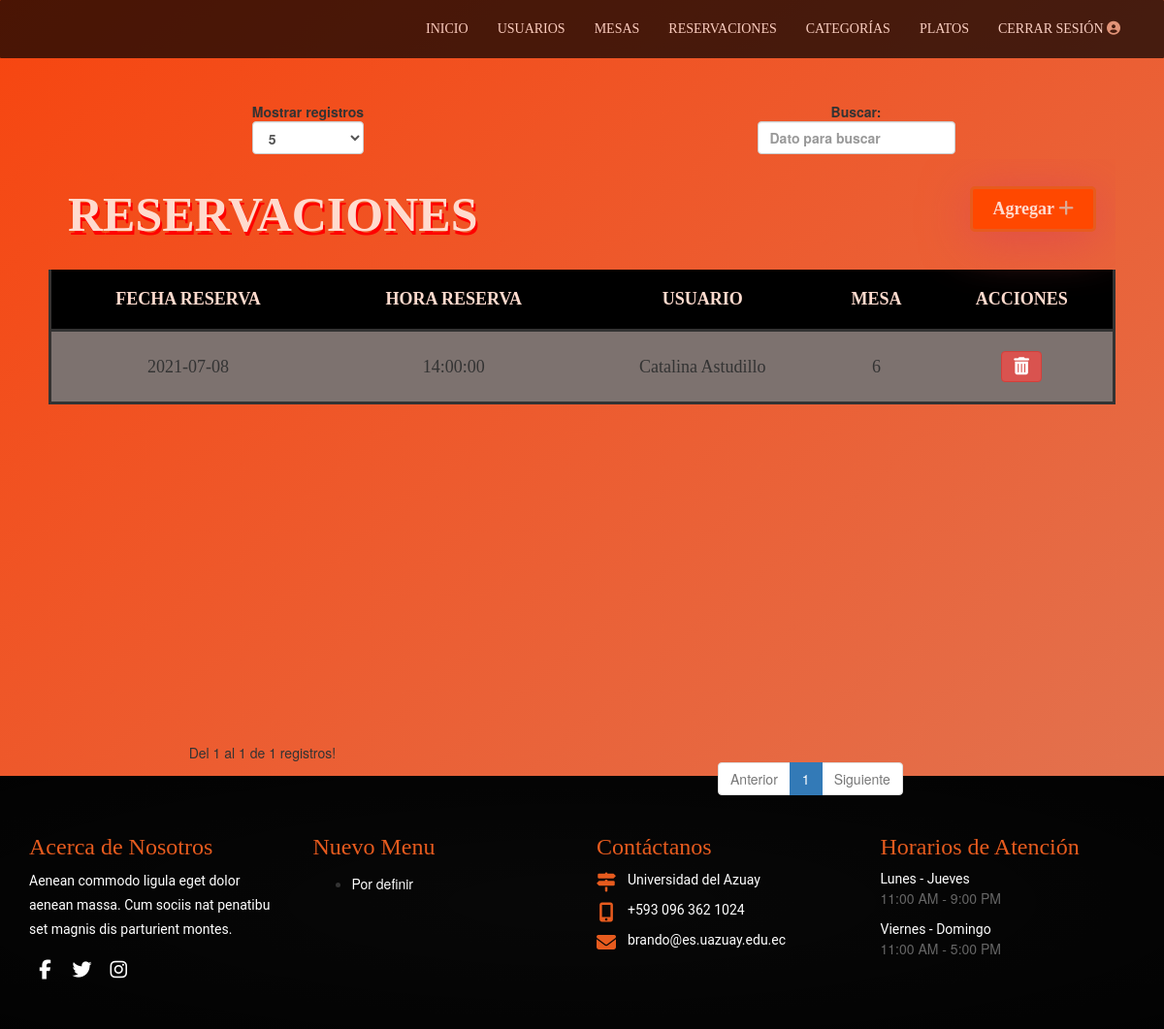
Screenshot of /html/administrador/reservaciones.php with the database file from the repository.
### tables this page shows
CREATE TABLE `reserva` (
  `id_reserva` int NOT NULL,
  `fecha_reserva` date NOT NULL,
  `hora_reserva` time NOT NULL,
  `fk_id_usuario` int NOT NULL,
  `fk_id_mesa` int NOT NULL
);

CREATE TABLE `usuarios` (
  `id_usuario` int NOT NULL COMMENT 'id del usuario',
  `nombre_usuario` varchar(64) NOT NULL COMMENT 'nombre del usuario',
  `apellido_usuario` varchar(64) NOT NULL COMMENT 'apellido del usuario',
  `telefono_usuario` varchar(10) NOT NULL COMMENT 'teléfono del usuario',
  `email_usuario` varchar(64) NOT NULL COMMENT 'email del usuario',
  `password_usuario` varchar(128) NOT NULL COMMENT 'contraseña del usuario',
  `status_usuario` tinyint(1) NOT NULL DEFAULT '1' COMMENT 'estado del usuario activo o inactivo',
  `id_rol_fk` int NOT NULL COMMENT 'clave foránea de la tabla rol'
);

CREATE TABLE `mesas` (
  `id_mesa` int NOT NULL,
  `numero_mesa` int NOT NULL,
  `personas_mesa` int NOT NULL,
  `estado_mesa` varchar(64) NOT NULL DEFAULT 'Libre'
);

### php/controlador/formularios.controlador.php (called while the page is built, shortened)
<?php
    class ControladorFormularios{
        static public function ctrSelectAllReservation(){
            $tabla = "reserva";
            $respuesta = ModeloFormularios::mdlSelectAllReservation($tabla);
            if(isset($respuesta) && !empty($respuesta)){
                return $respuesta;
            }
        }
    }
?>

### php/modelos/conexion.php (called while the page is built)
<?php
    class Conexion{
        static public function conectar(){
            $link = new PDO("mysql:host=localhost;dbname=restaurante","root","");
            $link -> exec("set names utf8");
            return $link;
        }
    }
?>

### php/modelos/formularios.modelo.php (called while the page is built, shortened)
<?php
    class ModeloFormularios{
        static public function mdlSelectUsers($tabla,$tabla2){
            require_once "../../php/modelos/conexion.php";
            $stmt = Conexion::conectar() -> prepare("SELECT * FROM $tabla INNER JOIN $tabla2 ON id_rol_fk=id_rol and status_usuario = 1 ORDER BY id_usuario");
            $stmt -> execute();
            $num = $stmt->rowCount();
            if($num > 0){
                return $stmt -> fetchAll();
            }else{
                return null;
            }
        }
        static public function mdlSelectRoles($tabla){
            require_once "../../php/modelos/conexion.php";
            $stmt = Conexion::conectar() -> prepare("SELECT * FROM $tabla");
            $stmt -> execute();
            $num = $stmt->rowCount();
            if($num > 0){
                return $stmt -> fetchAll();
            }else{
                return null;
            }
        }
        static public function mdlSelectAllReservation($tabla){
            require_once "../../php/modelos/conexion.php";
            $stmt = Conexion::conectar() -> prepare("SELECT * FROM $tabla INNER JOIN usuarios INNER JOIN mesas ON id_usuario=fk_id_usuario and id_mesa = fk_id_mesa");
            if($stmt->execute()){
                return $stmt -> fetchAll();
            }
        }
    }
?>

### html/administrador/reservaciones.php (the view, shortened to what this page needs)
<?php
    require_once "../../php/modelos/conexion.php";
    require_once "../../php/controlador/formularios.controlador.php";
    require_once "../../php/modelos/formularios.modelo.php";
    $reservaciones = ControladorFormularios::ctrSelectAllReservation();
?>
<!DOCTYPE html>
<html lang="en">
<head>
    <link rel="stylesheet" href="../../css/bootstrap.min.css" media="screen" type="text/css">
    <link rel="stylesheet" href="../../css/responsive.css" media="screen" type="text/css">
    <link id="changeable-colors" rel="stylesheet" href="../../css/colors/orange.css"  type="text/css"/>
    <link rel="stylesheet" href="../../css/adm_style.css?=<?php echo (rand()); ?>" type="text/css" >
</head>
<body>
    <header>
        <nav class="menu">
            <ul class="nav">
                <li><a href="../administrador/inicio.php">Inicio</a></li>
                <li><a href="../administrador/usuarios.php">Usuarios</a></li>
                <li><a href="../administrador/mesas.php" class="active" id="mesas">Mesas</a></li>
                <li><a href="../administrador/reservaciones.php">Reservaciones</a></li>
                <li><a href="#">Categor&iacute;as</a></li>
                <li><a href="#">Platos</a></li>
                <li><a href="../../html/salir.php">Cerrar Sesi&oacute;n <i class="fas fa-user-circle"></i></a></li>
            </ul>
        </nav>
    </header>
    <section class="main">
        <article class="item_content">
            <table class="table_user display" id="tablaUser">
                <caption>RESERVACIONES<label for="addUser" class="caption_b">Agregar <i class="fas fa-plus"></i></label></caption>
                <thead>
                    <tr>
                        <th>FECHA RESERVA</th>
                        <th>HORA RESERVA</th>
                        <th>USUARIO</th>
                        <th>MESA</th>
                        <th>ACCIONES</th>
                    </tr>
                </thead>
                <tbody>
                    <?php
                        if(isset($reservaciones)):
                            foreach($reservaciones as $reservation): ?>
                                <tr>
                                    <td><?php echo $reservation["fecha_reserva"]; ?></td>
                                    <td><?php echo $reservation["hora_reserva"]; ?></td>
                                    <td><?php echo $reservation["nombre_usuario"] . ' ' .$reservation["apellido_usuario"]; ?></td>
                                    <td><?php echo $reservation["numero_mesa"]; ?></td>
                                    <td>
                                        <form method="POST">
                                            <button onclick="return eliminar();" type="submit" class="btn btn-danger fas fa-trash-alt fa-1x"></button>
                                        </form>
                                    </td>
                                </tr>
                            <?php endforeach ?>
                        <?php endif; ?>
                </tbody>
            </table>
        </article>
    </section>
    <div class="footer-box pad-top-70" id="footer">
    <div class="container">
        <div class="row footer_l">
            <div class="footer-in-main">
                <div class="footer-logo">
                </div>
                <div class="col-lg-3 col-md-3 col-sm-6 col-xs-12">
                    <div class="footer-box-a">
                        <h3>Acerca de Nosotros</h3>
                        <p>Aenean commodo ligula eget dolor aenean massa. Cum sociis nat penatibu set magnis dis parturient montes.</p>
                        <ul class="socials-box footer-socials pull-left">
                            <li>
                                <a href="#">
                                    <div class="social-circle-border"><i class="fa  fa-facebook"></i></div>
                                </a>
                            </li>
                            <li>
                                <a href="#">
                                    <div class="social-circle-border"><i class="fa fa-twitter"></i></div>
                                </a>
                            </li>
                            <li>
                                <a href="#">
                                    <div class="social-circle-border"><i class="fa fa-instagram"></i></div>
                                </a>
                            </li>
                        </ul>
                    </div>
                </div>
                <div class="col-lg-3 col-md-3 col-sm-6 col-xs-12">
                    <div class="footer-box-b">
                        <h3>Nuevo Menu</h3>
                        <ul>
                            <li><a href="#">Por definir</a></li>
                        </ul>
                    </div>
                </div>
                <div class="col-lg-3 col-md-3 col-sm-6 col-xs-12">
                    <div class="footer-box-c">
                        <h3>Cont&aacute;ctanos</h3>
                        <p>
                            <i class="fa fa-map-signs" aria-hidden="true"></i>
                            <span>Universidad del Azuay</span>
                        </p>
                        <p>
                            <i class="fa fa-mobile" aria-hidden="true"></i>
                            <span>
                            +593 096 362 1024
                        </span>
                        </p>
                        <p>
                            <i class="fa fa-envelope" aria-hidden="true"></i>
                            <span><a href="mailto:brando@es.uazuay.edu.ec?">brando@es.uazuay.edu.ec</a></span>
                        </p>
                    </div>
                </div>
                <div class="col-lg-3 col-md-3 col-sm-6 col-xs-12">
                    <div class="footer-box-d">
                        <h3>Horarios de Atenci&oacute;n</h3>
                        <ul>
                            <li>
                                <p>Lunes - Jueves </p>
                                <span> 11:00 AM - 9:00 PM</span>
                            </li>
                            <li>
                                <p>Viernes - Domingo </p>
                                <span>  11:00 AM - 5:00 PM</span>
                            </li>
                        </ul>
                    </div>
                </div>
            </div>
        </div>
    </div>
</body>
</html>

### css/colors/orange.css (style rules this page uses)
.footer-box-a h3 { color: #e75b1e; }
.footer-box-b h3 { color: #e75b1e; }
.footer-box-c h3 { color: #e75b1e; }
.footer-box-d h3 { color: #e75b1e; }
.footer-box-c p i { color: #e75b1e; }

### css/adm_style.css (style rules this page uses)
body { background: linear-gradient(to bottom right, rgb(247, 69, 15),rgb(224, 119, 86)); background-repeat: no-repeat; background-position: center; background-size: cover; margin: 0; height: 100vh; }
header { position: absolute; margin: 0; width: 100%; }
i.fas { color: #ddaa94; }
nav.menu { position: fixed; background-color: #000; opacity: .7; width: 100%; border-radius: 1px; z-index: 1; }
nav.menu ul { list-style: none; display: flex; float: right; margin: 10px; padding-right: 20px; }
nav.menu li a { text-transform: uppercase; color: #fff; font-family: georgia; }
@media (max-width:1400px) { h3 { font-size: 15px; } }
@media (max-width:1600px) { h3 { font-size: 19px; } }
h3 { font-size: 15px; font-family: georgia; }
section.main { position: relative; top: 40px; margin: 0 !important; padding: 15px 0 15px; line-height: normal; font-size: 100%; height: 100%; text-align: center; }
article.item_content { margin: 50px; }
table.table_user { width: 100%; border-bottom: solid; border-left: solid; border-right: solid; font-family: georgia; }
table.table_user caption { color: rgb(255 219 206); font-size: 50px; font-family: georgia; font-weight: 600; margin: 20px; text-shadow: 2px 4px red; }
table.table_user label.caption_b { position: relative; float: right; font-family: georgia; text-align: right; background-color: rgb(255, 72, 0); border: 3px solid #e75b1e; border-radius: 5px; font-size: 18px; padding:10px; padding-left: 20px; padding-right: 20px; text-shadow: none; box-shadow: 1px 7px 50px rgb(223 76 76); }
table.table_user thead { background-color: rgba(0, 0, 0); color: rgb(255 219 206); }
table.table_user tr, th, td { text-align: center; padding: 20px; font-size: 18px; }
table.table_user tbody tr:nth-child(odd) { background-color: #7d726f; }
.footer_l { margin-bottom: 40px; }
.footer-box { background:#202020; }
.footer-logo { padding-bottom:40px; }
.footer-socials { margin: 10px 0; line-height: 30px; padding: 4px; text-align: center; -webkit-transition: all 0.3s ease; -moz-transition: all 0.3s ease; -o-transition: all 0.3s ease; transition: all 0.3s ease; }
.socials-box { display: table-cell; vertical-align: middle; margin: 1px 0px; padding: 4px; }
.footer-box { background-image:radial-gradient(ellipse at center, rgba(0, 0, 0, 0.57) 0%,rgba(0, 0, 0, 0.87) 100%); background-color:#111;background-position:center;background-repeat:no-repeat;background-size:cover; }
.socials-box li { display: inline-block; opacity: 1; margin-right: 7px; }
.footer-box .social-circle-border { background-color: transparent; color: #fff; -webkit-transition: all 0.3s ease; -moz-transition: all 0.3s ease; -o-transition: all 0.3s ease; transition: all 0.3s ease; }
.social-circle-border { font-size: 20px; line-height: 23px; margin-right: 2px; height: 25px; width: 25px; border-radius: 50%; background-color: transparent; color: #6f6f6f; text-align: center; }
.footer-box-a h3 { font-size:24px; font-family: 'nautilus_pompiliusregular'; }
.footer-box-a p { font-size: 14px; font-family: 'Roboto', sans-serif; color:#ffffff; line-height: 25px; }
.footer-box-b h3 { font-size:24px; font-family: 'nautilus_pompiliusregular'; }
.footer-box-b ul li { line-height:30px; }
.footer-box-b ul li a { color:#ffffff; }
.footer-box-c h3 { font-size:24px; font-family: 'nautilus_pompiliusregular'; }
.footer-box-c p { font-size: 14px; font-family: 'Roboto', sans-serif; color:#ffffff; }
.footer-box-c p i { font-size: 20px; position: relative; top: 4px; float: left; min-width: 20px; text-align: center; }
.footer-box-c p span { display: table; padding-left: 12px; padding-top:1px; }
.footer-box-c p a { color:#ffffff; }
.footer-box-d h3 { font-size:24px; font-family: 'nautilus_pompiliusregular'; }
.footer-box-d p { font-size: 14px; font-family: 'Roboto', sans-serif; color:#ffffff; }
.footer-box-d ul { margin:0px; padding:0px; list-style:none; }
.footer-box-d ul li { display: inline-block; width: 100%; padding-bottom:12px; }
.footer-box-d ul li p { padding:0px; margin:0px; }
.footer-box-d ul li span { color: #666; }

### rows the page displays
reserva: fecha_reserva "2021-07-08", hora_reserva "14:00:00", fk_id_usuario.nombre_usuario "Catalina", fk_id_usuario.apellido_usuario "Astudillo", fk_id_mesa.numero_mesa "6"
